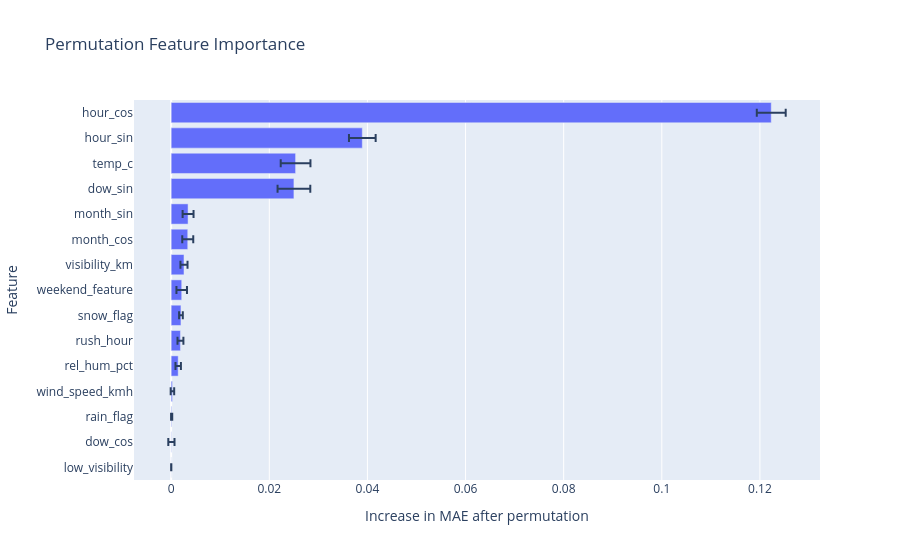

Here is the notebook cell this chart was saved with:
### Code cell
# Plot the most influential model features.
top_importance = (
    feature_importance
    .head(15)
    .sort_values("importance_mean")
)

fig = px.bar(
    top_importance,
    x="importance_mean",
    y="feature",
    orientation="h",
    error_x="importance_std",
    title="Permutation Feature Importance",
    labels={
        "importance_mean":
            "Increase in MAE after permutation",
        "feature":
            "Feature",
    },
)

fig.show()

### Figure 1 — Plotly figure (JSON) as saved in the notebook; plotly's stock layout.template omitted (floating-point values rounded to 4 significant figures)
{"data": [{"error_x": {"array": [1.951e-05, 0.0006328, 0.0001179, 0.0003565, 0.0005537, 0.0006001, 0.0003799, 0.001073, 0.0007217, 0.00112, 0.001113, 0.003335, 0.00303, 0.00272, 0.002946]}, "hovertemplate": "Increase in MAE after permutation=%{x}<br>Feature=%{y}<extra></extra>", "legendgroup": "", "marker": {"color": "#636efa", "pattern": {"shape": ""}}, "name": "", "orientation": "h", "showlegend": false, "textposition": "auto", "type": "bar", "x": [1.149e-05, 4.485e-05, 9.619e-05, 0.0002544, 0.001428, 0.001889, 0.00199, 0.002146, 0.002607, 0.003377, 0.003443, 0.02502, 0.02536, 0.03896, 0.1223], "xaxis": "x", "y": ["low_visibility", "dow_cos", "rain_flag", "wind_speed_kmh", "rel_hum_pct", "rush_hour", "snow_flag", "weekend_feature", "visibility_km", "month_cos", "month_sin", "dow_sin", "temp_c", "hour_sin", "hour_cos"], "yaxis": "y"}], "layout": {"barmode": "relative", "legend": {"tracegroupgap": 0}, "title": {"text": "Permutation Feature Importance"}, "xaxis": {"anchor": "y", "domain": [0, 1], "title": {"text": "Increase in MAE after permutation"}}, "yaxis": {"anchor": "x", "domain": [0, 1], "title": {"text": "Feature"}}}}
